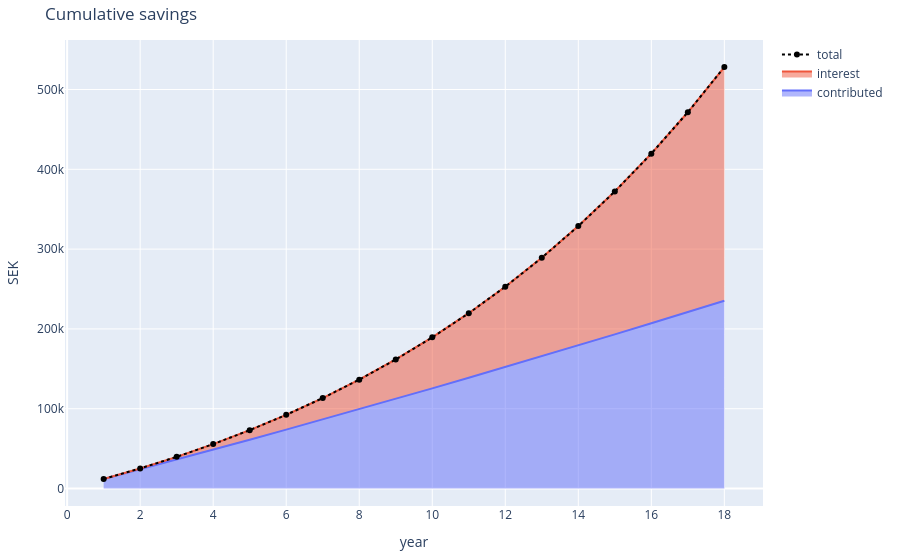

Notebook code cell kept with this figure:
### Code cell
BASE = 0
ADDITION_GROWTH_RATE = 0.01 # yearly addition increases % per year
YEARLY_RATE = 0.09 # per year

YEAR_PLAN = [
    # saving 1k a month
    {
        'year': [1, 18], 
        'yearly_addition': 12*1000, 
        'yearly_addition_change': ADDITION_GROWTH_RATE, 
        'yearly_growth_rate': YEARLY_RATE
        }, 
]

contributed, interest_earned, yearly_addition, total = f_compound(
    base=BASE,
    year_plan=YEAR_PLAN,
    plot=True
    )

### Figure 1 — Plotly figure (JSON) as saved in the notebook; plotly's stock layout.template omitted (floating-point values rounded to 4 significant figures)
{"data": [{"hovertemplate": "%{y:,.2~f}<extra></extra>", "name": "contributed", "stackgroup": "one", "type": "scatter", "x": [1, 2, 3, 4, 5, 6, 7, 8, 9, 10, 11, 12, 13, 14, 15, 16, 17, 18], "y": [12000, 24120, 36360.0, 48720.0, 61210.0, 73820.0, 86560.0, 99430.0, 112400.0, 125500.0, 138800.0, 152200.0, 165700.0, 179400.0, 193200.0, 207100.0, 221200.0, 235400.0]}, {"hovertemplate": "%{y:,.2~f}<extra></extra>", "name": "interest", "stackgroup": "one", "type": "scatter", "x": [1, 2, 3, 4, 5, 6, 7, 8, 9, 10, 11, 12, 13, 14, 15, 16, 17, 18], "y": [0, 1080, 3348, 6922.0, 11930.0, 18510.0, 26820.0, 37030.0, 49310.0, 63860.0, 80910.0, 100700.0, 123400.0, 149500.0, 179100.0, 212600.0, 250300.0, 292800.0]}, {"hovertemplate": "%{y:,.2~f}<extra></extra>", "line": {"color": "black", "dash": "dot"}, "name": "total", "type": "scatter", "x": [1, 2, 3, 4, 5, 6, 7, 8, 9, 10, 11, 12, 13, 14, 15, 16, 17, 18], "y": [12000, 25200, 39710.0, 55650.0, 73140.0, 92340.0, 113400.0, 136500.0, 161700.0, 189400.0, 219700.0, 252900.0, 289200.0, 328800.0, 372200.0, 419700.0, 471500.0, 528100.0]}], "layout": {"hovermode": "x unified", "margin": {"b": 50, "l": 60, "r": 20, "t": 40}, "title": {"text": "Cumulative savings"}, "xaxis": {"title": {"text": "year"}}, "yaxis": {"title": {"text": "SEK"}}}}
